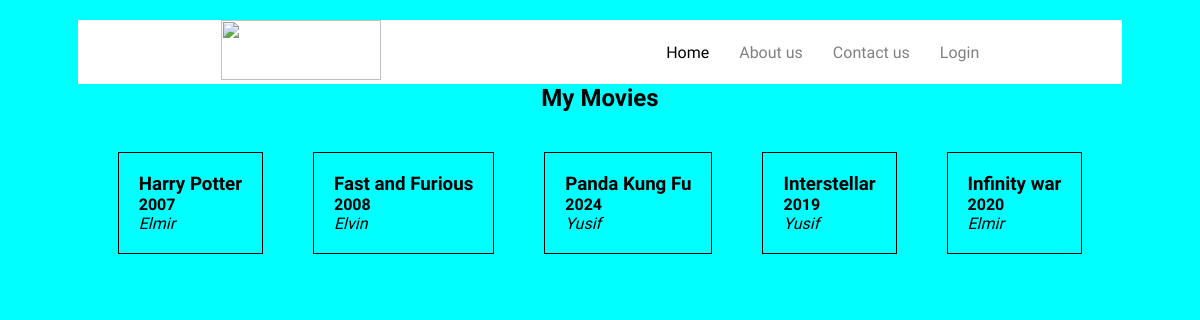
The page /my-movies/ on the database its author committed.
### movies/models.py (models this page shows, shortened)
class Movies(models.Model):
    year = models.CharField(max_length=4)
    name = models.CharField(max_length=200)
    category = models.CharField(max_length=100)
    recommender = models.ForeignKey("auth.User", on_delete=models.CASCADE)

### movies/views.py (the view)
# urls.py: path("my-movies/", my_movies_page, name="my-movies"),
def my_movies_page(request):
    movies_data = Movies.objects.all()
    return render(request, 'mymovies.html', {"movies_data": movies_data})

### templates/mymovies.html (shortened to what this page needs)
{% extends 'base.html' %}
{% block body %}
    <h2>My Movies</h2>
    <div class="movies_div">
        <ul>
        {% for movie in movies_data %}
            <li>
                <h3>{{movie.name}}</h3>
                <h4>{{movie.year}}</h4>
                <i>{{movie.recommender}}</i>
            </li>
        {% endfor %}
        </ul>
    </div>
{% endblock body %}

### static/style.css (style rules this page uses)
* { margin: 0; padding: 0; box-sizing: border-box; text-decoration: none; list-style: none; }
body { background-color: aqua; color: black; margin: 20px; }
h2 { text-align: center; }
.movies_div { display: flex; align-items: center; align-items: center; justify-content: center; }
.movies_div ul { display: flex; padding: 40px; gap: 50px; }
.movies_div ul li { border: 1px solid black; padding: 20px }

### static/navbar.css (style rules this page uses)
* { margin: 0; padding: 0; text-decoration: none; list-style: none; box-sizing: border-box; font-family: "Mulish", sans-serif; }

### rows shown on the page
Movies: name "Harry Potter", year "2007", recommender "Elmir"
Movies: name "Fast and Furious", year "2008", recommender "Elvin"
Movies: name "Panda Kung Fu", year "2024", recommender "Yusif"
Movies: name "Interstellar", year "2019", recommender "Yusif"
Movies: name "Infinity war", year "2020", recommender "Elmir"
